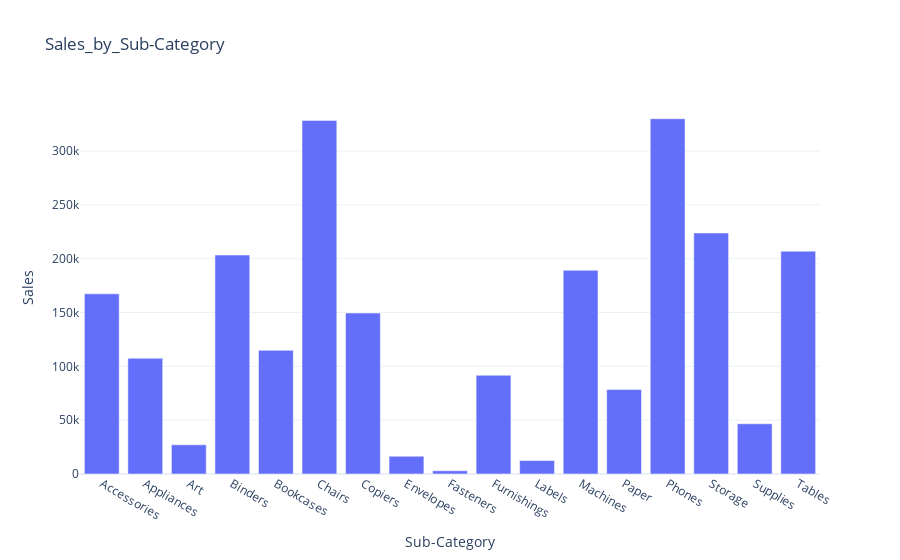

The notebook cell saved with this chart:
### Code cell
fig2 = px.bar(sales_by_subcategory,x='Sub-Category',y='Sales',title='Sales_by_Sub-Category')
fig2.show()

### Figure 1 — Plotly figure (JSON) as saved in the notebook; plotly's stock layout.template omitted (floating-point values rounded to 4 significant figures)
{"data": [{"alignmentgroup": "True", "hovertemplate": "Sub-Category=%{x}<br>Sales=%{y}<extra></extra>", "legendgroup": "", "marker": {"color": "#636efa", "pattern": {"shape": ""}}, "name": "", "offsetgroup": "", "orientation": "v", "showlegend": false, "textposition": "auto", "type": "bar", "x": ["Accessories", "Appliances", "Art", "Binders", "Bookcases", "Chairs", "Copiers", "Envelopes", "Fasteners", "Furnishings", "Labels", "Machines", "Paper", "Phones", "Storage", "Supplies", "Tables"], "xaxis": "x", "y": [167400.0, 107500.0, 27120.0, 203400.0, 114900.0, 328400.0, 149500.0, 16480.0, 3024.0, 91710.0, 12490.0, 189200.0, 78480.0, 330000.0, 223800.0, 46670.0, 207000.0], "yaxis": "y"}], "layout": {"autosize": true, "barmode": "relative", "legend": {"tracegroupgap": 0}, "title": {"text": "Sales_by_Sub-Category"}, "xaxis": {"anchor": "y", "autorange": true, "domain": [0, 1], "range": [-0.5, 16.5], "title": {"text": "Sub-Category"}, "type": "category"}, "yaxis": {"anchor": "x", "autorange": true, "domain": [0, 1], "range": [0, 347400.0], "title": {"text": "Sales"}, "type": "linear"}}}
